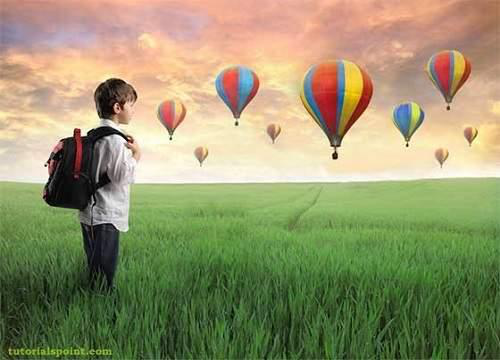
#> input picture Image_Preprocessing/images/load_image.jpg, 500 x 360 px, given in place of the camera
$ python Tracking_ColorSpaceWithHSV.py
#> lines starting #> are read from the running program, lines starting #| are printed output that depends on the picture; after the words box and inside, x2 and y2 are one past the last pixel; in counts of white or black regions, pixels touching at a corner belong together
import cv2 as cv
import numpy as np

# Define a function to get the current frame from the webcam
def get_frame(cap, scaling_factor):
    # Read the current frame from the video capture object
#> called with scaling_factor = 0.5
    _, frame = cap.read()
#> frame is the input picture: shape (360, 500, 3); mean B, G, R 108, 148.1, 149.3

    # Resize the image
    frame = cv.resize(frame, None, fx=scaling_factor,
            fy=scaling_factor, interpolation=cv.INTER_AREA)
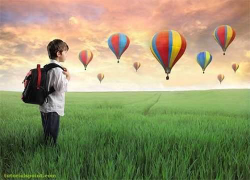
#> frame: shape (180, 250, 3); mean B, G, R 108.1, 148.2, 149.4

    return frame

if __name__=='__main__':
    # Define the video capture object
    cap = cv.VideoCapture(1)

    # Define the scaling factor for the images
    scaling_factor = 0.5

    # Keep reading the frames from the webcam
    # until the user hits the 'Esc' key
    while True:
        # Grab the current frame
        frame = get_frame(cap, scaling_factor)

        # Convert the image to HSV colorspace
        hsv = cv.cvtColor(frame, cv.COLOR_BGR2HSV)
#> hsv: shape (180, 250, 3); mean H, S, V 39, 98.7, 166.5

        # Define range of skin color in HSV
        lower = np.array([0, 70, 60])
        upper = np.array([50, 150, 255])

        # Threshold the HSV image to get only skin color
        mask = cv.inRange(hsv, lower, upper)
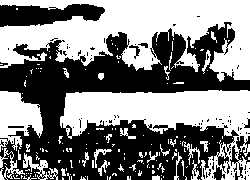
#> mask: shape (180, 250); 50.7% white; 101 black regions (93 under 20 px), largest, box (x1, y1, x2, y2) and area: (0, 22, 250, 180) 19629, (0, 4, 105, 27) 1676, (230, 136, 250, 180) 337

        # Bitwise-AND between the mask and original image
        img_bitwise_and = cv.bitwise_and(frame, frame, mask=mask)
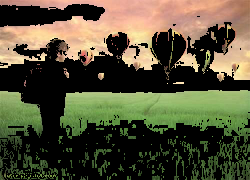
#> img_bitwise_and: shape (180, 250, 3); mean B, G, R 56.7, 81.2, 84.8

        # Run median blurring
        img_median_blurred = cv.medianBlur(img_bitwise_and, 5)
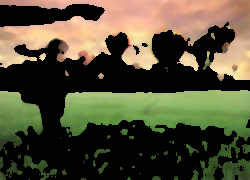
#> img_median_blurred: shape (180, 250, 3); mean B, G, R 55.1, 78.8, 82.8

        # Display the input and output
        cv.imshow('Input', frame)
        cv.imshow('Output', img_median_blurred)

        # Check if the user hit the 'Esc' key
        c = cv.waitKey(5)
#> (key Esc is pressed here)
        if c == 27:
            break

    # Close all the windows
    cv.destroyAllWindows()

$ run again, on Image_Preprocessing/images/window_image.jpg
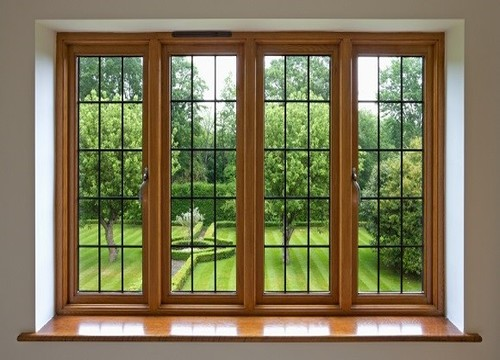
#> input picture Image_Preprocessing/images/window_image.jpg, 500 x 360 px, given in place of the camera
#> in get_frame, frame is the input picture: shape (360, 500, 3); mean B, G, R 88.4, 119.8, 126.9
#> frame: shape (180, 250, 3)
#> hsv: shape (180, 250, 3); mean H, S, V 32.7, 104.4, 136
#> `mask = cv.inRange(hsv, lower, upper)`:
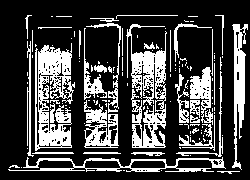
#> mask: shape (180, 250); 26.6% white; 132 white regions (97 under 20 px), largest, box (x1, y1, x2, y2) and area: (35, 43, 75, 151) 2498, (126, 24, 167, 148) 2333, (232, 24, 248, 170) 1101
#> `img_median_blurred = cv.medianBlur(img_bitwise_and, 5)`:
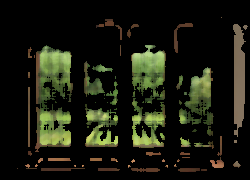
#> img_median_blurred: shape (180, 250, 3); mean B, G, R 15.7, 27.5, 25.4
